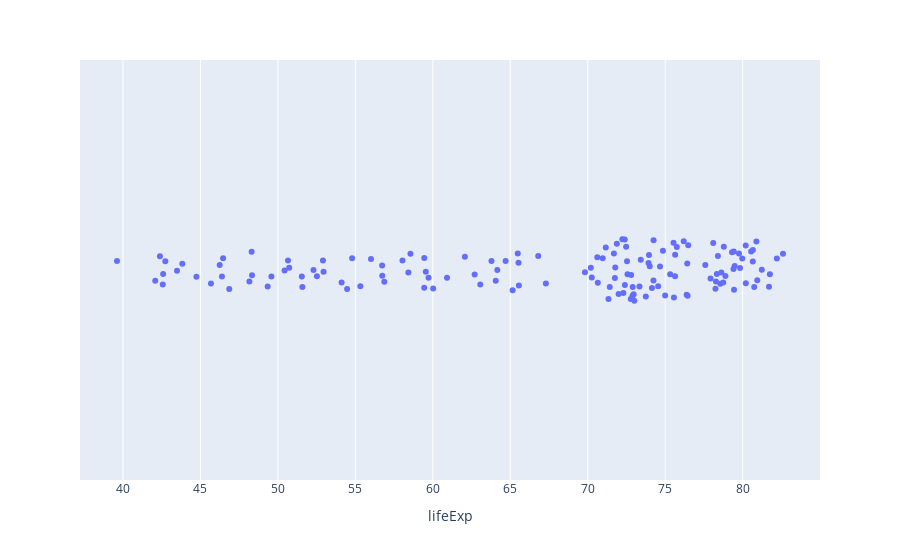

Notebook code for this chart:
### Code cell
# add country names to hover on mouse.
px.strip(
    df,
    x="lifeExp", 
    hover_name="country"
)

### Figure 1 — Plotly figure (JSON) as saved in the notebook; plotly's stock layout.template omitted (floating-point values rounded to 4 significant figures; data arrays with more than 128 entries replaced by an {"elided": "..."} marker saying what was removed)
{"data": [{"alignmentgroup": "True", "boxpoints": "all", "fillcolor": "rgba(255,255,255,0)", "hoveron": "points", "hovertemplate": "<b>%{hovertext}</b><br><br>lifeExp=%{x}<extra></extra>", "hovertext": {"elided": "142 str values"}, "legendgroup": "", "line": {"color": "rgba(255,255,255,0)"}, "marker": {"color": "#636efa"}, "name": "", "offsetgroup": "", "orientation": "h", "pointpos": 0, "showlegend": false, "type": "box", "x": {"elided": "142 float values"}, "x0": " ", "xaxis": "x", "y0": " ", "yaxis": "y"}], "layout": {"boxmode": "group", "legend": {"tracegroupgap": 0}, "margin": {"t": 60}, "xaxis": {"anchor": "y", "domain": [0, 1], "title": {"text": "lifeExp"}}, "yaxis": {"anchor": "x", "domain": [0, 1]}}}
